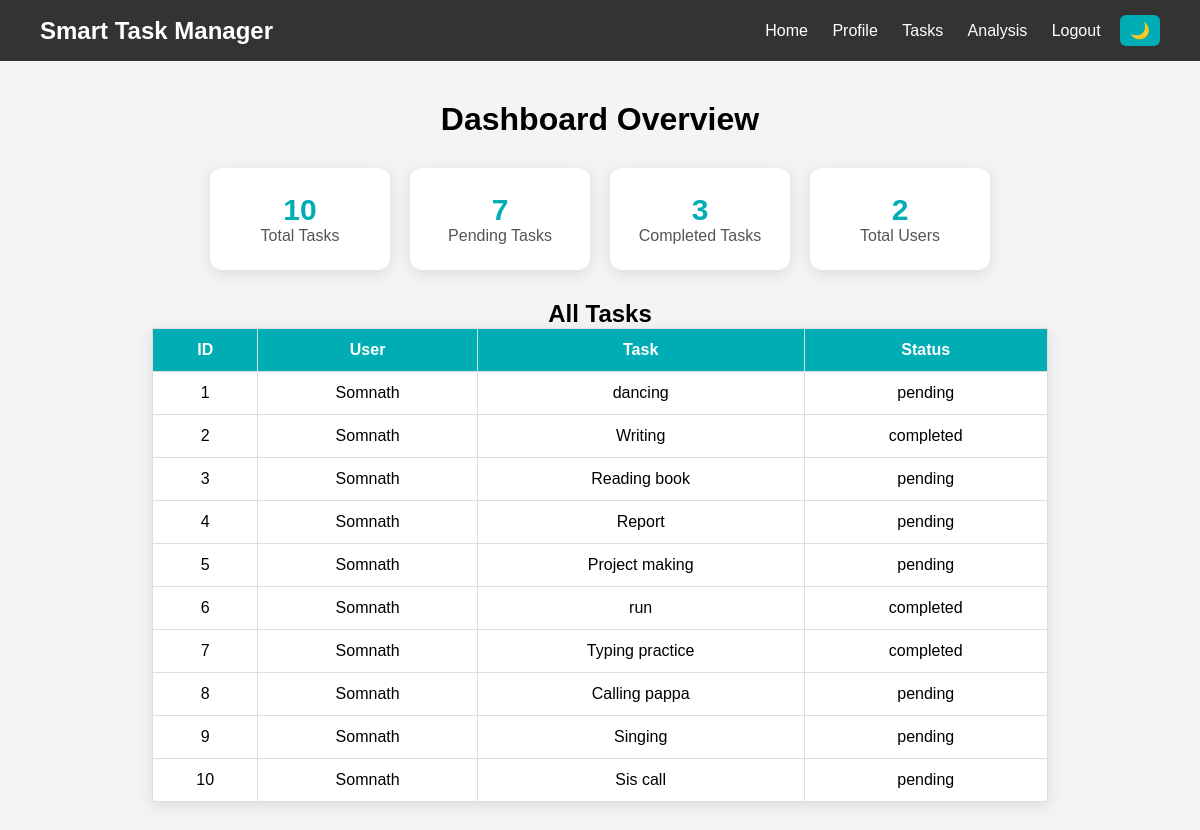
Page /admin (signed in) on the earlier database version.
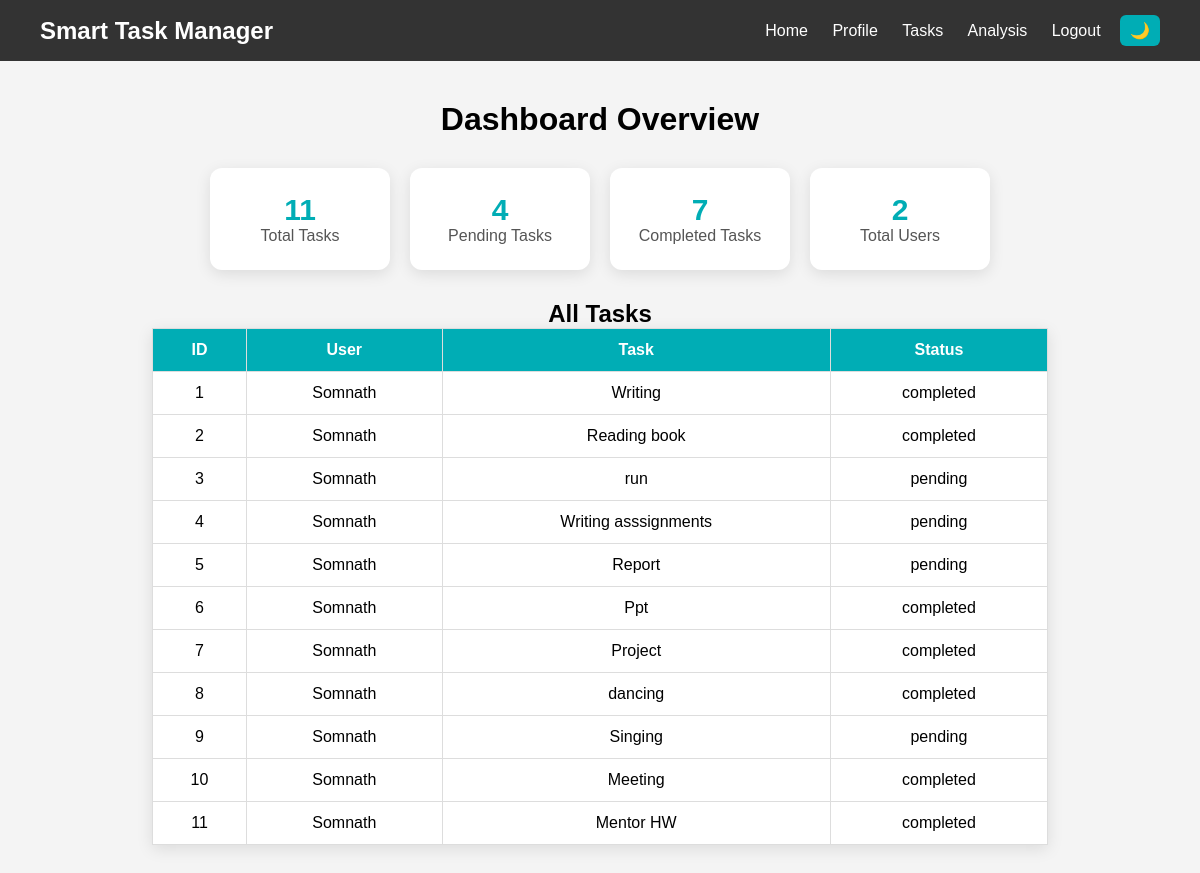
Same page on the later database version.
### tables this page shows
CREATE TABLE tasks (
        id INTEGER PRIMARY KEY AUTOINCREMENT,
        username TEXT,
        task TEXT,
        status TEXT DEFAULT 'pending',
        deadline TEXT,
        priority TEXT DEFAULT 'Medium',
        created_at TEXT,
        completed_at TEXT
    );

### app.py (the view)
@app.route('/admin')
def admin():
    if 'user' not in session:
        return redirect('/login')
    if session.get('role') != 'admin':
        return "❌ Access Denied"
    conn = sqlite3.connect("data.db")
    c = conn.cursor()
    c.execute("SELECT * FROM tasks")
    tasks = c.fetchall()
    c.execute("SELECT COUNT(*) FROM tasks")
    total_tasks = c.fetchone()[0]
    c.execute("SELECT COUNT(*) FROM tasks WHERE status='pending'")
    pending_tasks = c.fetchone()[0]
    c.execute("SELECT COUNT(*) FROM tasks WHERE status='completed'")
    completed_tasks = c.fetchone()[0]
    c.execute("SELECT COUNT(*) FROM users")
    total_users = c.fetchone()[0]
    conn.close()
    return render_template(
        'admin.html',
        tasks=tasks,
        total_tasks=total_tasks,
        pending_tasks=pending_tasks,
        completed_tasks=completed_tasks,
        total_users=total_users
    )

### templates/admin.html
{% extends "base.html" %}
{% block content %}
    <div class="admin-container">
        <h1>Dashboard Overview</h1>
        <div class="stats">
            <div class="card">
                <h2>{{ total_tasks }}</h2>
                <p>Total Tasks</p>
            </div>
            <div class="card">
                <h2>{{ pending_tasks }}</h2>
                <p>Pending Tasks</p>
            </div>
            <div class="card">
                <h2>{{ completed_tasks }}</h2>
                <p>Completed Tasks</p>
            </div>
            <div class="card">
                <h2>{{ total_users }}</h2>
                <p>Total Users</p>
            </div>
        </div>
        <h2>All Tasks</h2>
        <table>
            <tr>
                <th>ID</th>
                <th>User</th>
                <th>Task</th>
                <th>Status</th>
            </tr>
            {% for task in tasks %}
            <tr>
                <td>{{ task[0] }}</td>
                <td>{{ task[1] }}</td>
                <td>{{ task[2] }}</td>
                <td>{{ task[3] }}</td>
            </tr>
            {% endfor %}
        </table>
    </div>
{% endblock %}

### templates/base.html (shortened to what this page needs)
<!DOCTYPE html>
<html lang="en">
<head>
    <link rel="stylesheet" href="{{ url_for('static', filename='style.css') }}">
</head>
<body>
    <nav>
        <div class="logo">
            Smart Task Manager
        </div>
        <div class="nav-links">
            <a href="/">Home</a>
            {% if session.get('user') %}
                <a href="/profile">Profile</a>
                <a href="/tasks">Tasks</a>
                <a href="/weekly-report">Analysis</a>
                <a href="/logout">Logout</a>
            {% else %}
                <a href="/login">Login</a>
                <a href="/register">Register</a>
            {% endif %}
            <button id="darkToggle" class="dark-btn">🌙</button>
        </div>
    </nav>
{% block content %}{% endblock %}
</body>
</html>

### static/style.css (style rules this page uses)
body, nav, .login-box, .feature-card, .task-item, .card, .stat-card, .extra-card, table, input, button { transition: background-color 0.3s ease, color 0.3s ease, border-color 0.3s ease; }
* { margin: 0; padding: 0; box-sizing: border-box; }
body { font-family: Arial, sans-serif; background-color: #f4f4f4; }
nav { background-color: #333; padding: 15px 40px; display: flex; justify-content: space-between; align-items: center; }
.logo { color: white; font-size: 24px; font-weight: bold; }
.nav-links a { color: white; text-decoration: none; margin-left: 20px; font-size: 16px; }
.admin-container { padding: 40px; text-align: center; }
.stats { display: flex; justify-content: center; gap: 20px; flex-wrap: wrap; margin: 30px 0; }
.card { background-color: white; padding: 25px; width: 180px; border-radius: 12px; box-shadow: 0 4px 15px rgba(0, 0, 0, 0.1); text-align: center; transition: 0.3s; }
.card h2 { font-size: 30px; color: #00adb5; }
.card p { color: #555; }
table { width: 80%; margin: auto; border-collapse: collapse; background: white; box-shadow: 0 4px 15px rgba(0, 0, 0, 0.1); }
table th, table td { padding: 12px; border: 1px solid #ddd; }
table th { background-color: #00adb5; color: white; }
.dark-btn { background: #00adb5; border: none; color: white; padding: 6px 10px; border-radius: 6px; cursor: pointer; font-size: 16px; margin-left: 15px; }
html { scroll-behavior: smooth; }
button, .hero-btn, .done-btn, .delete-btn { transition: all 0.3s ease; }
nav { position: sticky; top: 0; z-index: 1000; background-color: #333; padding: 15px 40px; display: flex; justify-content: space-between; align-items: center; }

Differences in the rows shown:
changed tasks id 1: task "dancing" → "Writing"; status "pending" → "completed"
changed tasks id 2: task "Writing" → "Reading book"
changed tasks id 3: task "Reading book" → "run"
changed tasks id 4: task "Report" → "Writing asssignments"
changed tasks id 5: task "Project making" → "Report"
changed tasks id 6: task "run" → "Ppt"
changed tasks id 7: task "Typing practice" → "Project"
changed tasks id 8: task "Calling pappa" → "dancing"; status "pending" → "completed"
changed tasks id 10: task "Sis call" → "Meeting"; status "pending" → "completed"
added tasks: id "11", username "Somnath", task "Mentor HW", status "completed"
Other differences:
{{ total_tasks }}: "10" → "11"
{{ pending_tasks }}: "7" → "4"
{{ completed_tasks }}: "3" → "7"
